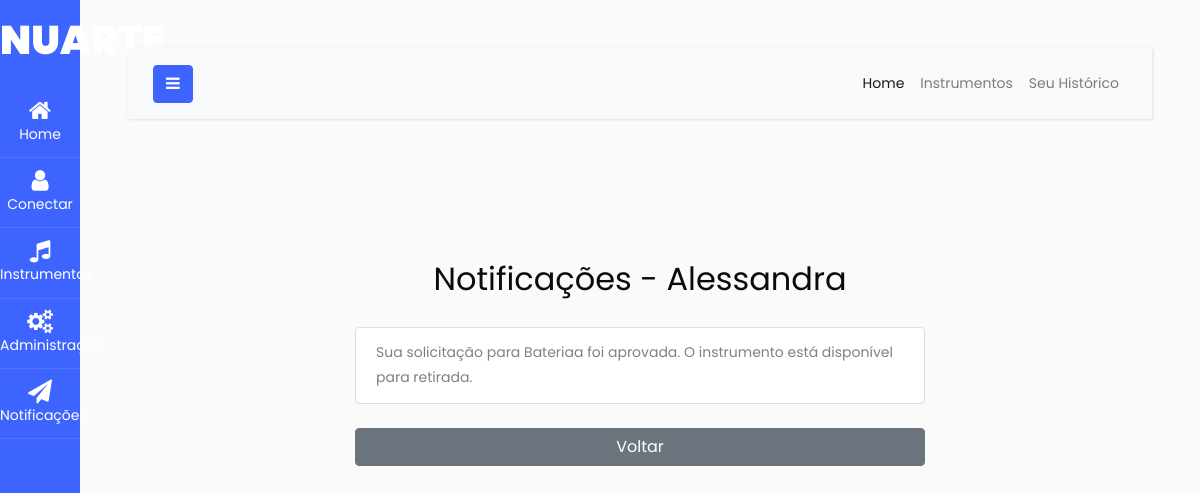
/notificacoes/ (signed in), run on an earlier commit of the app's database.
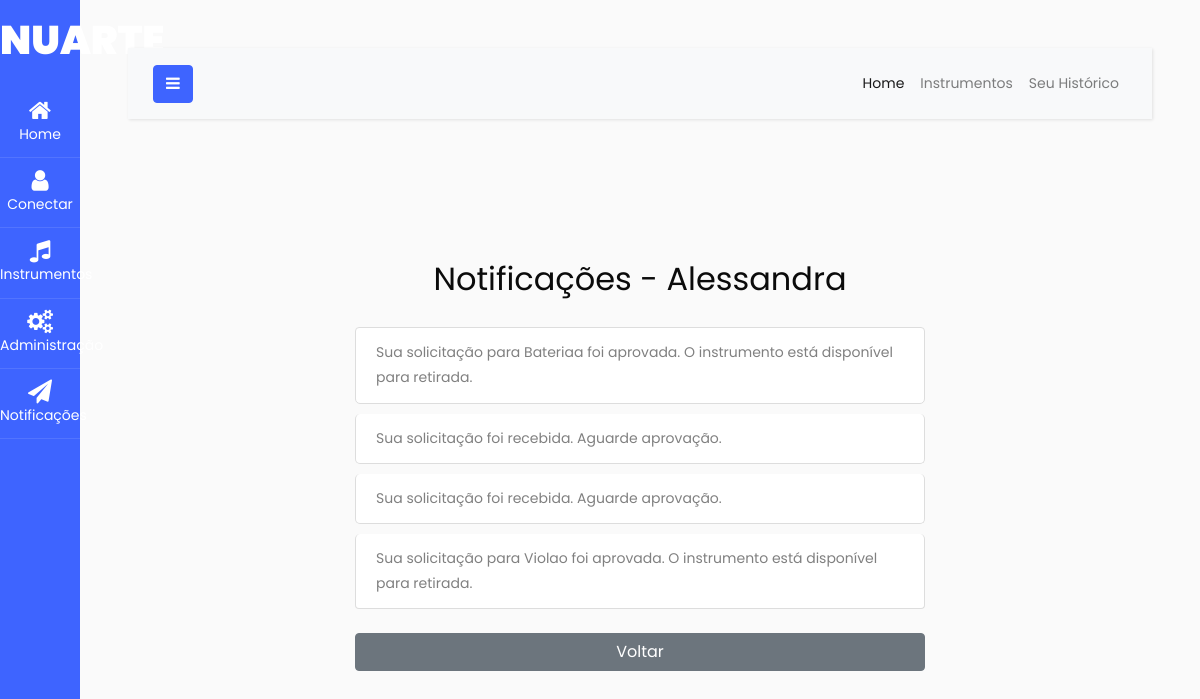
And on a later commit of the database.
### nuarte/models.py (models this page shows)
class Notificacao(models.Model):
    usuario = models.ForeignKey(User, on_delete=models.CASCADE)
    mensagem = models.CharField(max_length=255)
    lida = models.BooleanField(default=False)
    data_criacao = models.DateTimeField(auto_now_add=True)

### nuarte/views.py (the view)
# urls.py: path('notificacoes/', exibir_notificacoes, name='exibir_notificacoes'),
@login_required
def exibir_notificacoes(request):
    notificacoes = Notificacao.objects.filter(usuario=request.user)
    return render(request, 'nuarte/notificacoes.html', {'notificacoes': notificacoes})

### nuarte/templates/nuarte/notificacoes.html (shortened to what this page needs)
{% extends 'base.html' %}
{% load static %}
{% block content %}
<div class="container mt-5">
  <h2 class="mb-4">Notificações - {{ request.user.username }}</h2>
  {% if notificacoes %}
    <ul class="list-group">
      {% for notificacao in notificacoes %}
        <li class="list-group-item">
          {{ notificacao.mensagem }}
        </li>
      {% endfor %}
    </ul>
  {% else %}
    <p class="mt-3">Nenhuma notificação disponível.</p>
  {% endif %}
  <div class="mt-4">
    <a href="{% url 'nuarte:index' %}" class="btn btn-secondary">Voltar</a>
  </div>
</div>
{% endblock %}

What changed in the data, as far as the page shows it:
added Notificacao: mensagem "Sua solicitação foi recebida. Aguarde aprovação."
added Notificacao: mensagem "Sua solicitação foi recebida. Aguarde aprovação."
added Notificacao: mensagem "Sua solicitação para Violao foi aprovada. O instrumento está disponível para retirada."
